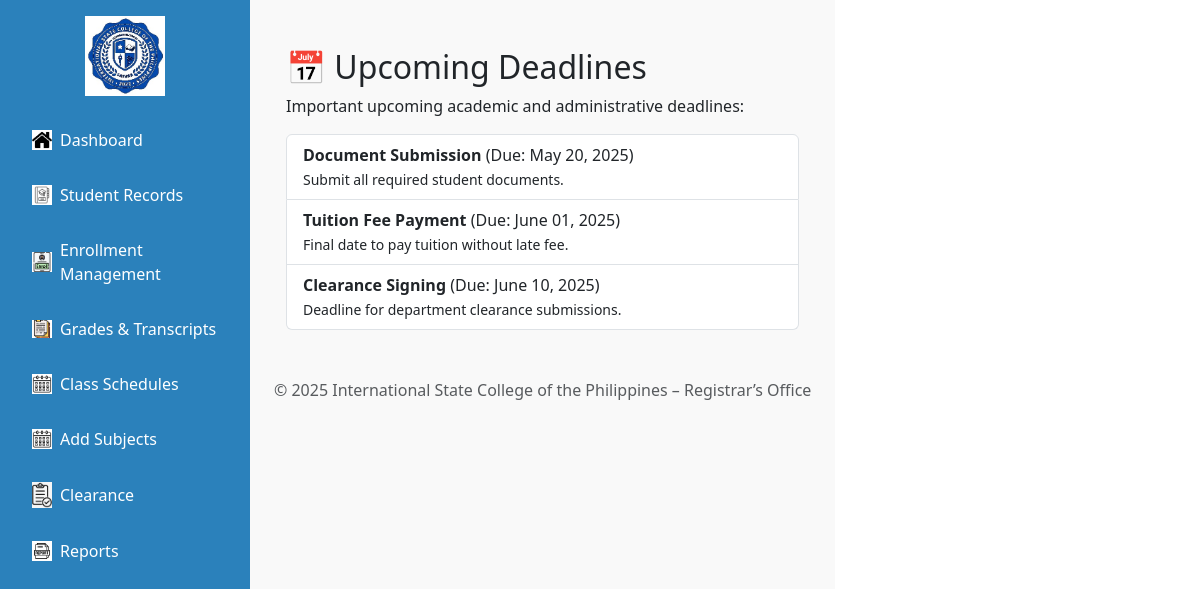
Before: /Registrar/registrar.php?page=upcoming_deadlines with the older database file.
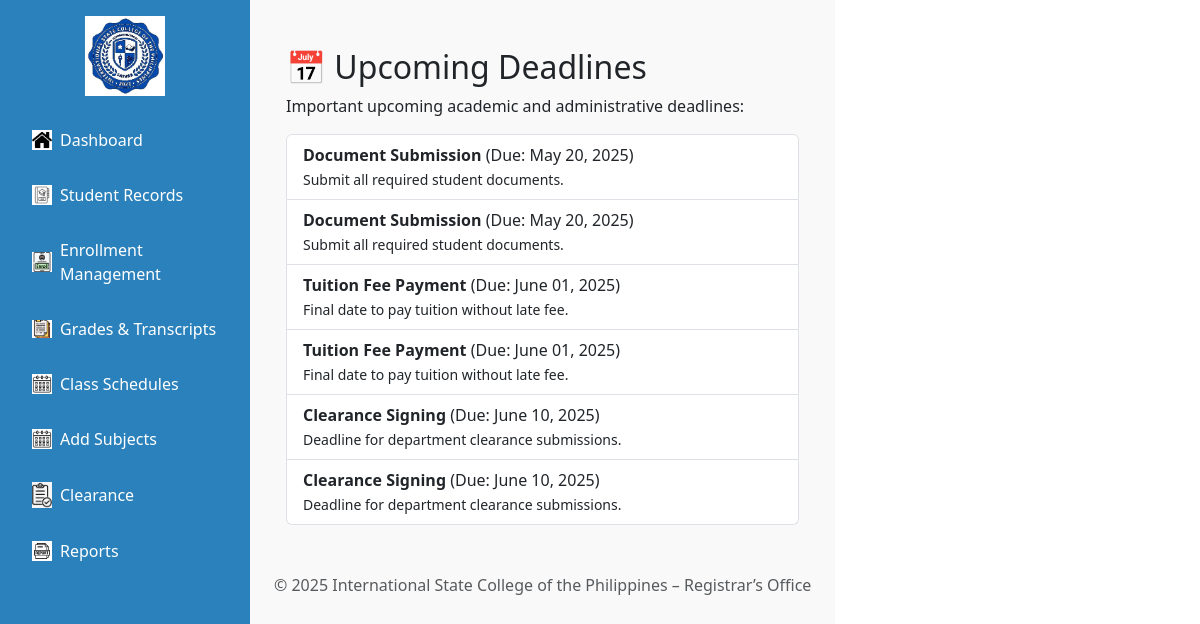
After: the same page with the newer database file.
### tables this page shows
CREATE TABLE `deadlines` (
  `id` int(11) NOT NULL,
  `title` varchar(255) NOT NULL,
  `due_date` date NOT NULL,
  `description` text DEFAULT NULL
);

### Registrar/pages/upcoming_deadlines.php (the view, shortened to what this page needs)
<?php
$conn = new mysqli("localhost", "root", "", "iscpdb");
$today = date('Y-m-d');
$deadlines = $conn->query("SELECT * FROM deadlines WHERE due_date >= '$today' ORDER BY due_date ASC");
?>
<div class="container mt-4">
    <h2>📅 Upcoming Deadlines</h2>
    <p>Important upcoming academic and administrative deadlines:</p>
    <?php if ($deadlines->num_rows > 0): ?>
        <ul class="list-group">
            <?php while ($row = $deadlines->fetch_assoc()): ?>
                <li class="list-group-item">
                    <strong><?= htmlspecialchars($row['title']) ?></strong>
                    (Due: <?= date('F d, Y', strtotime($row['due_date'])) ?>)
                    <br>
                    <small><?= htmlspecialchars($row['description']) ?></small>
                </li>
            <?php endwhile; ?>
        </ul>
    <?php else: ?>
        <div class="alert alert-info mt-3">No upcoming deadlines found.</div>
    <?php endif; ?>
</div>

Changed rows visible on the page:
added deadlines: title "Document Submission", due_date "May 20, 2025", description "Submit all required student documents."
added deadlines: title "Tuition Fee Payment", due_date "June 01, 2025", description "Final date to pay tuition without late fee."
added deadlines: title "Clearance Signing", due_date "June 10, 2025", description "Deadline for department clearance submissions."
